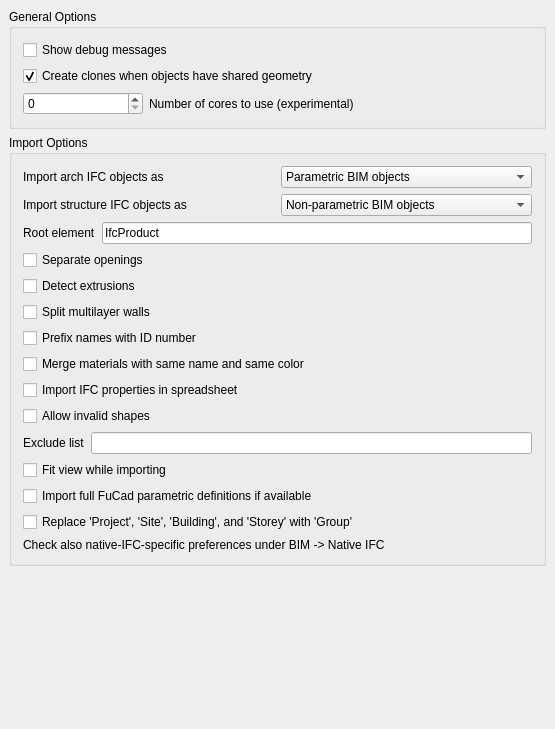
<?xml version="1.0" encoding="UTF-8"?>
<ui version="4.0">
 <class>Gui::Dialog::DlgSettingsArch</class>
 <widget class="QWidget" name="Gui::Dialog::DlgSettingsArch">
  <property name="geometry">
   <rect>
    <x>0</x>
    <y>0</y>
    <width>555</width>
    <height>729</height>
   </rect>
  </property>
  <property name="windowTitle">
   <string>IFC Import</string>
  </property>
  <layout class="QVBoxLayout">
   <property name="spacing">
    <number>6</number>
   </property>
   <property name="margin">
    <number>9</number>
   </property>
   <item>
    <widget class="QGroupBox" name="groupBox_3">
     <property name="title">
      <string>General Options</string>
     </property>
     <layout class="QVBoxLayout" name="verticalLayout_3">
      <item>
       <widget class="Gui::PrefCheckBox" name="gui::prefcheckbox_5">
        <property name="toolTip">
         <string>Shows verbose debug messages during import and export
of IFC files in the Report view panel</string>
        </property>
        <property name="text">
         <string>Show debug messages</string>
        </property>
        <property name="prefEntry" stdset="0">
         <cstring>ifcDebug</cstring>
        </property>
        <property name="prefPath" stdset="0">
         <cstring>Mod/Arch</cstring>
        </property>
       </widget>
      </item>
      <item>
       <widget class="Gui::PrefCheckBox" name="checkBox_6">
        <property name="toolTip">
         <string>Clones are used when objects have shared geometry
One object is the base object, the others are clones.</string>
        </property>
        <property name="text">
         <string>Create clones when objects have shared geometry</string>
        </property>
        <property name="checked">
         <bool>true</bool>
        </property>
        <property name="prefEntry" stdset="0">
         <cstring>ifcCreateClones</cstring>
        </property>
        <property name="prefPath" stdset="0">
         <cstring>Mod/Arch</cstring>
        </property>
       </widget>
      </item>
      <item>
       <layout class="QHBoxLayout" name="horizontalLayout">
        <item>
         <widget class="Gui::PrefSpinBox" name="spinBox">
          <property name="maximumSize">
           <size>
            <width>120</width>
            <height>16777215</height>
           </size>
          </property>
          <property name="toolTip">
           <string>EXPERIMENTAL
The number of cores to use in multicore mode.
Keep 0 to disable multicore mode.
The maximum value should be the number of cores in the CPU minus 1,
for example, 3 cores for a 4-core CPU.

Set it to 1 to use multicore mode in single-core mode; this is safer
if crashes occur when multiple cores are set.</string>
          </property>
          <property name="prefEntry" stdset="0">
           <cstring>ifcMulticore</cstring>
          </property>
          <property name="prefPath" stdset="0">
           <cstring>Mod/Arch</cstring>
          </property>
         </widget>
        </item>
        <item>
         <widget class="QLabel" name="label">
          <property name="toolTip">
           <string>EXPERIMENTAL
The number of cores to use in multicore mode.
Keep 0 to disable multicore mode.
The maximum value should be the number of cores in the CPU minus 1,
for example, 3 cores for a 4-core CPU.

Set it to 1 to use multicore mode in single-core mode; this is safer
if crashes occur when multiple cores are set.</string>
          </property>
          <property name="text">
           <string>Number of cores to use (experimental)</string>
          </property>
         </widget>
        </item>
        <item>
         <spacer name="horizontalSpacer">
          <property name="orientation">
           <enum>Qt::Horizontal</enum>
          </property>
          <property name="sizeType">
           <enum>QSizePolicy::Fixed</enum>
          </property>
          <property name="sizeHint" stdset="0">
           <size>
            <width>16</width>
            <height>20</height>
           </size>
          </property>
         </spacer>
        </item>
       </layout>
      </item>
     </layout>
    </widget>
   </item>
   <item>
    <widget class="QGroupBox" name="groupBox_2">
     <property name="title">
      <string>Import Options</string>
     </property>
     <layout class="QVBoxLayout" name="verticalLayout">
      <item>
       <layout class="QHBoxLayout" name="horizontalLayout_3">
        <item>
         <widget class="QLabel" name="label_5">
          <property name="text">
           <string>Import arch IFC objects as</string>
          </property>
         </widget>
        </item>
        <item>
         <widget class="Gui::PrefComboBox" name="comboBox">
          <property name="toolTip">
           <string>Specifies what kind of objects will be created in FreeCAD</string>
          </property>
          <property name="prefEntry" stdset="0">
           <cstring>ifcImportModeArch</cstring>
          </property>
          <property name="prefPath" stdset="0">
           <cstring>Mod/Arch</cstring>
          </property>
          <item>
           <property name="text">
            <string>Parametric BIM objects</string>
           </property>
          </item>
          <item>
           <property name="text">
            <string>Non-parametric BIM objects</string>
           </property>
          </item>
          <item>
           <property name="text">
            <string>Simple Part shapes</string>
           </property>
          </item>
          <item>
           <property name="text">
            <string>One compound per floor</string>
           </property>
          </item>
          <item>
           <property name="text">
            <string>Do not import BIM objects</string>
           </property>
          </item>
         </widget>
        </item>
       </layout>
      </item>
      <item>
       <layout class="QHBoxLayout" name="horizontalLayout_5">
        <item>
         <widget class="QLabel" name="label_6">
          <property name="text">
           <string>Import structure IFC objects as</string>
          </property>
         </widget>
        </item>
        <item>
         <widget class="Gui::PrefComboBox" name="comboBox_2">
          <property name="toolTip">
           <string>Specifies what kind of objects will be created in FreeCAD</string>
          </property>
          <property name="prefEntry" stdset="0">
           <cstring>ifcImportModeStruct</cstring>
          </property>
          <property name="prefPath" stdset="0">
           <cstring>Mod/Arch</cstring>
          </property>
          <item>
           <property name="text">
            <string>Non-parametric BIM objects</string>
           </property>
          </item>
          <item>
           <property name="text">
            <string>Simple Part shapes</string>
           </property>
          </item>
          <item>
           <property name="text">
            <string>One compound for all</string>
           </property>
          </item>
          <item>
           <property name="text">
            <string>Do not import structural objects</string>
           </property>
          </item>
         </widget>
        </item>
       </layout>
      </item>
      <item>
       <layout class="QHBoxLayout" name="horizontalLayout_2">
        <item>
         <widget class="QLabel" name="label_2">
          <property name="text">
           <string>Root element</string>
          </property>
         </widget>
        </item>
        <item>
         <widget class="Gui::PrefLineEdit" name="lineEdit_2">
          <property name="toolTip">
           <string>Only subtypes of the specified element will be imported.
Keep the element IfcProduct to import all building elements.</string>
          </property>
          <property name="text">
           <string notr="true">IfcProduct</string>
          </property>
          <property name="prefEntry" stdset="0">
           <cstring>ifcRootElement</cstring>
          </property>
          <property name="prefPath" stdset="0">
           <cstring>Mod/Arch</cstring>
          </property>
         </widget>
        </item>
       </layout>
      </item>
      <item>
       <widget class="Gui::PrefCheckBox" name="gui::prefcheckbox_6">
        <property name="toolTip">
         <string>Openings will be imported as subtractions, otherwise wall shapes
will already have their openings subtracted</string>
        </property>
        <property name="text">
         <string>Separate openings</string>
        </property>
        <property name="prefEntry" stdset="0">
         <cstring>ifcSeparateOpenings</cstring>
        </property>
        <property name="prefPath" stdset="0">
         <cstring>Mod/Arch</cstring>
        </property>
       </widget>
      </item>
      <item>
       <widget class="Gui::PrefCheckBox" name="checkBox_2">
        <property name="toolTip">
         <string>The importer will try to detect extrusions.
Note that this might slow things down.</string>
        </property>
        <property name="text">
         <string>Detect extrusions</string>
        </property>
        <property name="prefEntry" stdset="0">
         <cstring>ifcGetExtrusions</cstring>
        </property>
        <property name="prefPath" stdset="0">
         <cstring>Mod/Arch</cstring>
        </property>
       </widget>
      </item>
      <item>
       <widget class="Gui::PrefCheckBox" name="checkBox_11">
        <property name="toolTip">
         <string>Split walls made of multiple layers</string>
        </property>
        <property name="text">
         <string>Split multilayer walls</string>
        </property>
        <property name="prefEntry" stdset="0">
         <cstring>ifcSplitLayers</cstring>
        </property>
        <property name="prefPath" stdset="0">
         <cstring>Mod/Arch</cstring>
        </property>
       </widget>
      </item>
      <item>
       <widget class="Gui::PrefCheckBox" name="gui::prefcheckbox_7">
        <property name="toolTip">
         <string>Object names will be prefixed with the IFC ID number</string>
        </property>
        <property name="text">
         <string>Prefix names with ID number</string>
        </property>
        <property name="prefEntry" stdset="0">
         <cstring>ifcPrefixNumbers</cstring>
        </property>
        <property name="prefPath" stdset="0">
         <cstring>Mod/Arch</cstring>
        </property>
       </widget>
      </item>
      <item>
       <widget class="Gui::PrefCheckBox" name="checkBox_3">
        <property name="toolTip">
         <string>If several materials with the same name and color are found in the IFC file,
they will be treated as one.</string>
        </property>
        <property name="text">
         <string>Merge materials with same name and same color</string>
        </property>
        <property name="prefEntry" stdset="0">
         <cstring>ifcMergeMaterials</cstring>
        </property>
        <property name="prefPath" stdset="0">
         <cstring>Mod/Arch</cstring>
        </property>
       </widget>
      </item>
      <item>
       <widget class="Gui::PrefCheckBox" name="checkBox_8">
        <property name="toolTip">
         <string>Each object will have their IFC properties stored in a spreadsheet object</string>
        </property>
        <property name="text">
         <string>Import IFC properties in spreadsheet</string>
        </property>
        <property name="prefEntry" stdset="0">
         <cstring>ifcImportProperties</cstring>
        </property>
        <property name="prefPath" stdset="0">
         <cstring>Mod/Arch</cstring>
        </property>
       </widget>
      </item>
      <item>
       <widget class="Gui::PrefCheckBox" name="checkBox_22">
        <property name="toolTip">
         <string>IFC files can contain unclean or non-solid geometry. If this option is checked, all the geometry is imported, regardless of their validity.</string>
        </property>
        <property name="text">
         <string>Allow invalid shapes</string>
        </property>
        <property name="prefEntry" stdset="0">
         <cstring>ifcAllowInvalid</cstring>
        </property>
        <property name="prefPath" stdset="0">
         <cstring>Mod/Arch</cstring>
        </property>
       </widget>
      </item>
      <item>
       <layout class="QHBoxLayout" name="horizontalLayout_13">
        <item>
         <widget class="QLabel" name="label_4">
          <property name="text">
           <string>Exclude list</string>
          </property>
         </widget>
        </item>
        <item>
         <widget class="Gui::PrefLineEdit" name="gui::preflineedit">
          <property name="toolTip">
           <string>Comma-separated list of IFC entities to be excluded from imports</string>
          </property>
          <property name="text">
           <string/>
          </property>
          <property name="placeholderText">
           <string/>
          </property>
          <property name="prefEntry" stdset="0">
           <cstring>ifcSkip</cstring>
          </property>
          <property name="prefPath" stdset="0">
           <cstring>Mod/Arch</cstring>
          </property>
         </widget>
        </item>
       </layout>
      </item>
      <item>
       <widget class="Gui::PrefCheckBox" name="checkBox_14">
        <property name="toolTip">
         <string>Fit view during import on the imported objects.
This will slow down the import, but one can watch the import.</string>
        </property>
        <property name="text">
         <string>Fit view while importing</string>
        </property>
        <property name="prefEntry" stdset="0">
         <cstring>ifcFitViewOnImport</cstring>
        </property>
        <property name="prefPath" stdset="0">
         <cstring>Mod/Arch</cstring>
        </property>
       </widget>
      </item>
      <item>
       <widget class="Gui::PrefCheckBox" name="checkBox_18">
        <property name="toolTip">
         <string>Creates a full parametric model on import using stored
FreeCAD object properties</string>
        </property>
        <property name="text">
         <string>Import full FuCad parametric definitions if available</string>
        </property>
        <property name="prefEntry" stdset="0">
         <cstring>IfcImportFreeCADProperties</cstring>
        </property>
        <property name="prefPath" stdset="0">
         <cstring>Mod/Arch</cstring>
        </property>
       </widget>
      </item>
      <item>
       <widget class="Gui::PrefCheckBox" name="checkBox">
        <property name="toolTip">
         <string>If this option is checked, the default 'Project', 'Site', 'Building', and 'Storeys'
objects that are usually found in an IFC file are not imported, and all objects
are placed in a 'Group' instead.
'Buildings' and 'Storeys' are still imported if there is more than one.</string>
        </property>
        <property name="text">
         <string>Replace 'Project', 'Site', 'Building', and 'Storey' with 'Group'</string>
        </property>
        <property name="prefEntry" stdset="0">
         <cstring>ifcReplaceProject</cstring>
        </property>
        <property name="prefPath" stdset="0">
         <cstring>Mod/Arch</cstring>
        </property>
       </widget>
      </item>
      <item>
       <widget class="QLabel" name="label_3">
        <property name="text">
         <string>Check also native-IFC-specific preferences under BIM -&gt; Native IFC</string>
        </property>
       </widget>
      </item>
     </layout>
    </widget>
   </item>
   <item>
    <spacer name="verticalSpacer">
     <property name="orientation">
      <enum>Qt::Vertical</enum>
     </property>
     <property name="sizeHint" stdset="0">
      <size>
       <width>20</width>
       <height>40</height>
      </size>
     </property>
    </spacer>
   </item>
  </layout>
 </widget>
 <layoutdefault spacing="6" margin="11"/>
 <customwidgets>
  <customwidget>
   <class>Gui::PrefSpinBox</class>
   <extends>QSpinBox</extends>
   <header>Gui/PrefWidgets.h</header>
  </customwidget>
  <customwidget>
   <class>Gui::PrefCheckBox</class>
   <extends>QCheckBox</extends>
   <header>Gui/PrefWidgets.h</header>
  </customwidget>
  <customwidget>
   <class>Gui::PrefComboBox</class>
   <extends>QComboBox</extends>
   <header>Gui/PrefWidgets.h</header>
  </customwidget>
  <customwidget>
   <class>Gui::PrefLineEdit</class>
   <extends>QLineEdit</extends>
   <header>Gui/PrefWidgets.h</header>
  </customwidget>
 </customwidgets>
 <resources/>
 <connections/>
</ui>
